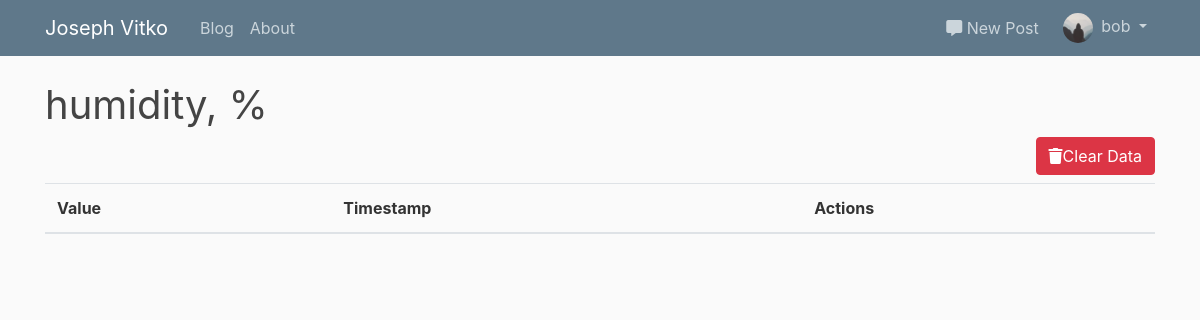
Before: /admin/sensors/humidity (signed in) with the older database file.
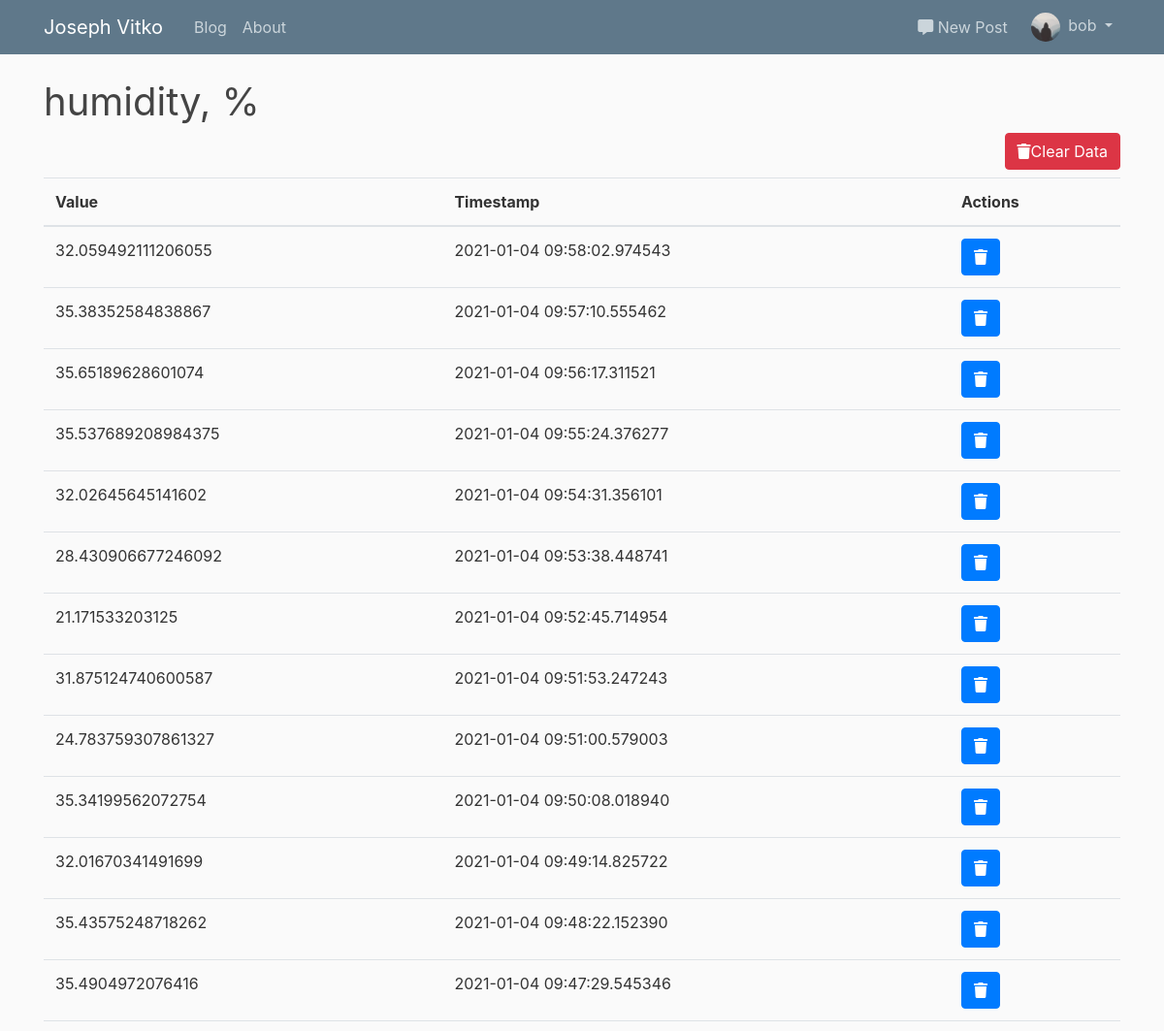
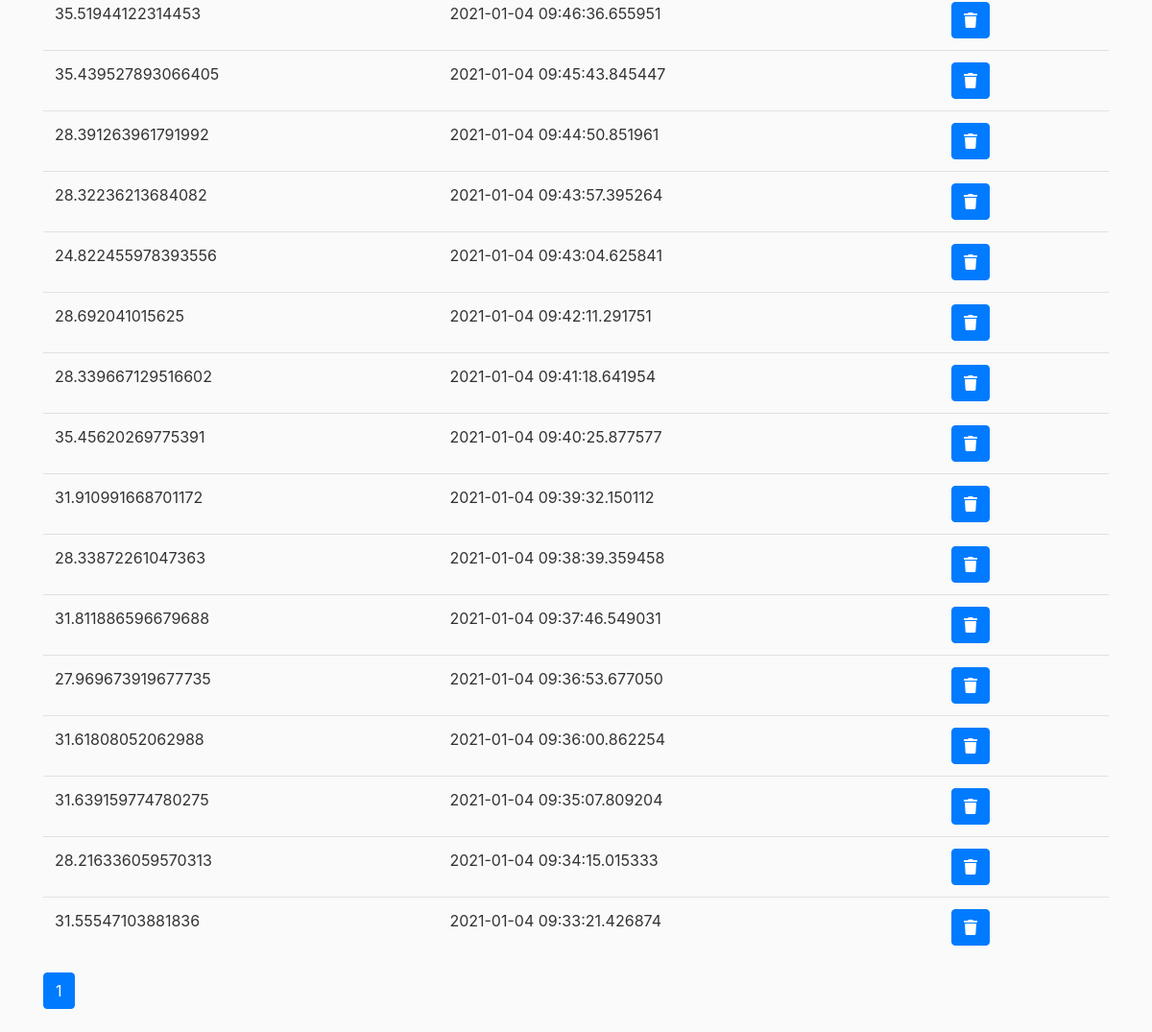
After: the same page with the newer database file (2 pictures, top to bottom).
### flaskblog/weather_data/models.py (models this page shows, shortened)
class Data(db.Model):
    id = db.Column(db.Integer, primary_key=True)
    date_recorded = db.Column(db.DateTime, nullable=False, default=datetime.utcnow)
    value = db.Column(db.Float(50), nullable=False)
    sensor_id = db.Column(db.Integer, db.ForeignKey('sensor.id'), nullable=False)

### flaskblog/admin/routes.py (the view)
@admin.route('/admin/sensors/<string:sensor>')
@admin_permission.require(http_exception=403)
def getsensordata(sensor):
    sensor = Sensor.query.filter_by(name=sensor).first()
    data = Data.query.filter_by(sensor_id=sensor.id).order_by(Data.date_recorded.desc()).paginate(per_page=50)
    page = request.args.get('page', 1, type=int)
    return render_template('admin_data_dashboard.html', data=data, sensor=sensor, page=page, page_context='admin.getsensordata')

### flaskblog/models.py (called while the page is built)
@login_manager.user_loader
def load_user(user_id):
    return User.query.get(int(user_id))

### flaskblog/weather_data/models.py (called while the page is built)
    def __repr__(self):
        return f"Sensor(''{self.id}', '{self.name}')"

### flaskblog/templates/admin_data_dashboard.html
{% extends "layout_admin.html" %}
{% block midsection %}
    <h1>{{ sensor.name }}, {{ sensor.unit }}</h1>
    <div class="float-right">
        <a role="button" class="btn btn-danger mb-2" href="{{ url_for('admin.clearsensordata', sensor=sensor.name) }}">
        <i class="fas fa-trash"></i>Clear Data
    </a>
    </div>
    <table class="table">
        <thead>
            <tr>
                <th>Value</th>
                <th>Timestamp</th>
                <th>Actions</th>
            </tr>
        </thead>
        <tbody>
            {% for datum in data.items %}
                <tr>
                    <td>{{ datum.value }}</td>
                    <td>{{ datum.date_recorded }}</td>
                    <td>
                        <a role="button" class="btn btn-primary" data-toggle="tooltip" data-placement="bottom" title="Drop Sensor" href="{{ url_for('admin.deletesensordatum', sensor=sensor.name, id=datum.id) }}">
                            <i class="fas fa-trash"></i>
                        </a>
                    </td>
                </tr>
            {% endfor %}
        </tbody>
    </table>
    {% for page_num in data.iter_pages(left_edge=1, right_edge=1, left_current=1, right_current=2) %}
        {% if page_num %}
            {% if data.page == page_num %}
                <a class="btn btn-primary mb-4" href="{{ url_for(page_context, page=page_num, sensor=sensor) }}">{{ page_num }}</a>
            {% else %}
                <a class="btn btn-outline-info mb-4" href="{{ url_for(page_context, page=page_num, sensor=sensor) }}">{{ page_num }}</a>
            {% endif %}
        {% else %}
        ...
        {% endif %}
    {% endfor %}
{% endblock midsection %}

Changed rows visible on the page:
added Data: value "32.059492111206055", date_recorded "2021-01-04 09:58:02.974543"
added Data: value "35.38352584838867", date_recorded "2021-01-04 09:57:10.555462"
now on this page (row edited): Data: value "35.65189628601074", date_recorded "2021-01-04 09:56:17.311521"
now on this page (row edited): Data: value "35.537689208984375", date_recorded "2021-01-04 09:55:24.376277"
now on this page (row edited): Data: value "32.02645645141602", date_recorded "2021-01-04 09:54:31.356101"
now on this page (row edited): Data: value "28.430906677246092", date_recorded "2021-01-04 09:53:38.448741"
now on this page (row edited): Data: value "21.171533203125", date_recorded "2021-01-04 09:52:45.714954"
now on this page (row edited): Data: value "31.875124740600587", date_recorded "2021-01-04 09:51:53.247243"
now on this page (row edited): Data: value "24.783759307861327", date_recorded "2021-01-04 09:51:00.579003"
now on this page (row edited): Data: value "35.34199562072754", date_recorded "2021-01-04 09:50:08.018940"
now on this page (row edited): Data: value "32.01670341491699", date_recorded "2021-01-04 09:49:14.825722"
now on this page (row edited): Data: value "35.43575248718262", date_recorded "2021-01-04 09:48:22.152390"
now on this page (row edited): Data: value "35.4904972076416", date_recorded "2021-01-04 09:47:29.545346"
now on this page (row edited): Data: value "35.51944122314453", date_recorded "2021-01-04 09:46:36.655951"
now on this page (row edited): Data: value "35.439527893066405", date_recorded "2021-01-04 09:45:43.845447"
now on this page (row edited): Data: value "28.391263961791992", date_recorded "2021-01-04 09:44:50.851961"
now on this page (row edited): Data: value "28.32236213684082", date_recorded "2021-01-04 09:43:57.395264"
now on this page (row edited): Data: value "24.822455978393556", date_recorded "2021-01-04 09:43:04.625841"
now on this page (row edited): Data: value "28.692041015625", date_recorded "2021-01-04 09:42:11.291751"
now on this page (row edited): Data: value "28.339667129516602", date_recorded "2021-01-04 09:41:18.641954"
now on this page (row edited): Data: value "35.45620269775391", date_recorded "2021-01-04 09:40:25.877577"
now on this page (row edited): Data: value "31.910991668701172", date_recorded "2021-01-04 09:39:32.150112"
now on this page (row edited): Data: value "28.33872261047363", date_recorded "2021-01-04 09:38:39.359458"
now on this page (row edited): Data: value "31.811886596679688", date_recorded "2021-01-04 09:37:46.549031"
now on this page (row edited): Data: value "27.969673919677735", date_recorded "2021-01-04 09:36:53.677050"
now on this page (row edited): Data: value "31.61808052062988", date_recorded "2021-01-04 09:36:00.862254"
now on this page (row edited): Data: value "31.639159774780275", date_recorded "2021-01-04 09:35:07.809204"
now on this page (row edited): Data: value "28.216336059570313", date_recorded "2021-01-04 09:34:15.015333"
now on this page (row edited): Data: value "31.55547103881836", date_recorded "2021-01-04 09:33:21.426874"
Other visible differences:
new list line: "1"
